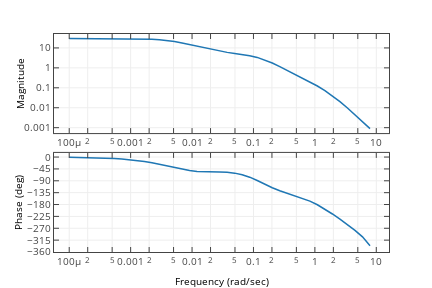

The notebook cell this image was saved under:
### Markdown cell above
Aukera bat baino gehiago dago, mugarik ez daudelako: atzerapen-sarea, aurrerapen-sarea, edo horien konbinazioa.

Sinpleagoa denez, atzerapen-sarea erabiliko da. Irabazi kritikoko maiztasun berria aukeratuta ~0.3. Puntu horretan irabazioa 6.05 denez, balio hori jaitsi behar da, atzerapen sareraren bitartez

### Code cell
wik=0.3
a=1/6.05
Ta=10/wik/a
sarea=c.c2d(((1+a*Ta*s)/(1+Ta*s)),Tl)
c.bode(K*sarea*g2z)
f=plt.gcf();py.iplot_mpl(f)
print('Fase-margin berria ~53')
#print('Era zehatzean:', c.margins.stability_margins(K*sarea*g2z))

### Figure 1 — Plotly figure (JSON) as saved in the notebook; plotly's stock layout.template omitted (floating-point values rounded to 4 significant figures)
{"data": [{"line": {"color": "rgba (31, 119, 180, 1)", "dash": "solid", "width": 1.5}, "mode": "lines", "name": "_line0", "type": "scatter", "uid": "38bda7d4-551e-43f7-926e-7ce6ff23e634", "x": [0.0001, 0.0001326, 0.0001758, 0.000233, 0.0003089, 0.0004095, 0.0005429, 0.0007197, 0.0009541, 0.001265, 0.001677, 0.002223, 0.002947, 0.003907, 0.005179, 0.006866, 0.009103, 0.01207, 0.016, 0.02121, 0.02812, 0.03728, 0.04942, 0.06551, 0.08685, 0.1151, 0.1526, 0.2024, 0.2683, 0.3556, 0.4715, 0.6251, 0.8286, 1.099, 1.456, 1.931, 2.56, 3.393, 4.498, 5.964, 7.906], "xaxis": "x", "y": [29.69, 29.69, 29.68, 29.67, 29.64, 29.6, 29.53, 29.4, 29.18, 28.8, 28.18, 27.17, 25.65, 23.51, 20.82, 17.81, 14.81, 12.11, 9.883, 8.164, 6.897, 5.983, 5.298, 4.706, 4.081, 3.34, 2.517, 1.752, 1.157, 0.7477, 0.4821, 0.311, 0.1985, 0.1229, 0.07221, 0.03968, 0.02029, 0.00969, 0.00436, 0.00189, 0.0009003], "yaxis": "y"}, {"line": {"color": "rgba (31, 119, 180, 1)", "dash": "solid", "width": 1.5}, "mode": "lines", "name": "_line0", "type": "scatter", "uid": "ff8ff1e7-22ce-45af-ab70-1ea9e0444b0e", "x": [0.0001, 0.0001326, 0.0001758, 0.000233, 0.0003089, 0.0004095, 0.0005429, 0.0007197, 0.0009541, 0.001265, 0.001677, 0.002223, 0.002947, 0.003907, 0.005179, 0.006866, 0.009103, 0.01207, 0.016, 0.02121, 0.02812, 0.03728, 0.04942, 0.06551, 0.08685, 0.1151, 0.1526, 0.2024, 0.2683, 0.3556, 0.4715, 0.6251, 0.8286, 1.099, 1.456, 1.931, 2.56, 3.393, 4.498, 5.964, 7.906], "xaxis": "x2", "y": [-1.037, -1.374, -1.822, -2.414, -3.199, -4.236, -5.605, -7.406, -9.762, -12.81, -16.7, -21.52, -27.25, -33.65, -40.21, -46.25, -51.14, -54.49, -56.28, -56.9, -57.13, -58.06, -60.93, -66.8, -76.25, -88.9, -103.0, -116.5, -127.9, -137.4, -146.2, -155.6, -167.0, -181.0, -197.4, -215.9, -235.6, -256.2, -277.9, -302.7, -336.3], "yaxis": "y2"}], "layout": {"autosize": false, "height": 288, "hovermode": "closest", "margin": {"b": 36, "l": 54, "pad": 0, "r": 43, "t": 34}, "showlegend": false, "width": 432, "xaxis": {"anchor": "y", "domain": [0, 1], "mirror": "ticks", "nticks": 10, "range": [-4.248, 1.207], "showgrid": true, "showline": true, "side": "bottom", "tickfont": {"size": 10}, "ticks": "inside", "type": "log", "zeroline": false}, "xaxis2": {"anchor": "y2", "domain": [0, 1], "mirror": "ticks", "nticks": 10, "range": [-4.248, 1.207], "showgrid": true, "showline": true, "side": "bottom", "tickfont": {"size": 10}, "ticks": "inside", "title": {"font": {"color": "#000000", "size": 10}, "text": "Frequency (rad/sec)"}, "type": "log", "zeroline": false}, "yaxis": {"anchor": "x", "domain": [0.5455, 1], "mirror": "ticks", "nticks": 6, "range": [-3.272, 1.699], "showgrid": true, "showline": true, "side": "left", "tickfont": {"size": 10}, "ticks": "inside", "title": {"font": {"color": "#000000", "size": 10}, "text": "Magnitude"}, "type": "log", "zeroline": false}, "yaxis2": {"anchor": "x2", "domain": [0, 0.4545], "dtick": 45, "mirror": "ticks", "range": [-360, 15.73], "showgrid": true, "showline": true, "side": "left", "tick0": -360, "tickfont": {"size": 10}, "ticks": "inside", "title": {"font": {"color": "#000000", "size": 10}, "text": "Phase (deg)"}, "type": "linear", "zeroline": false}}}
